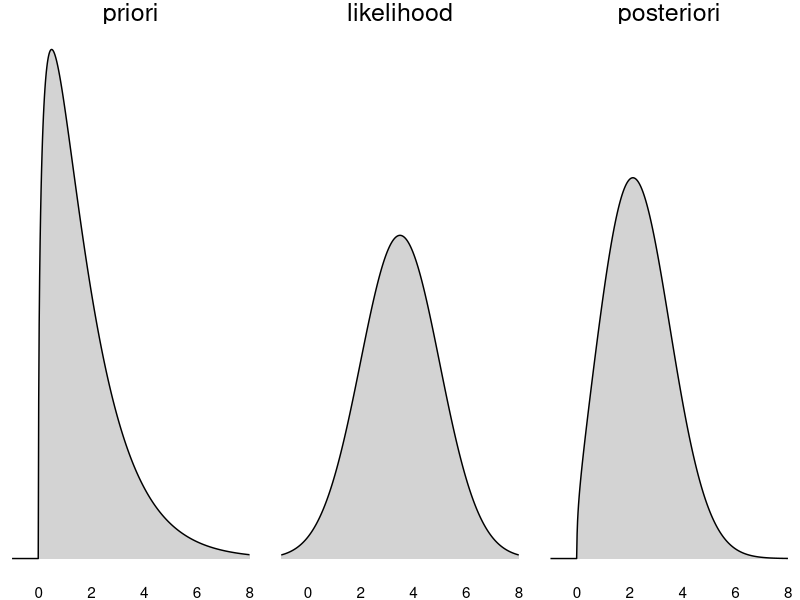
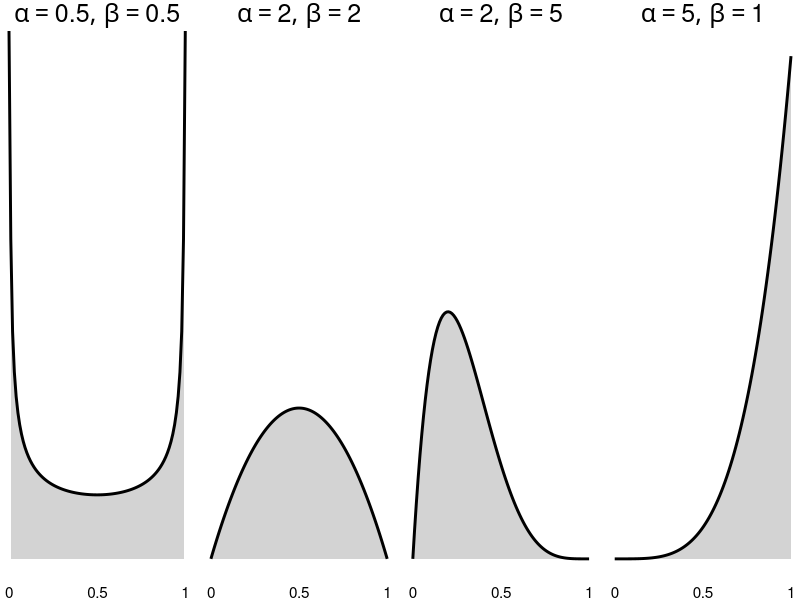
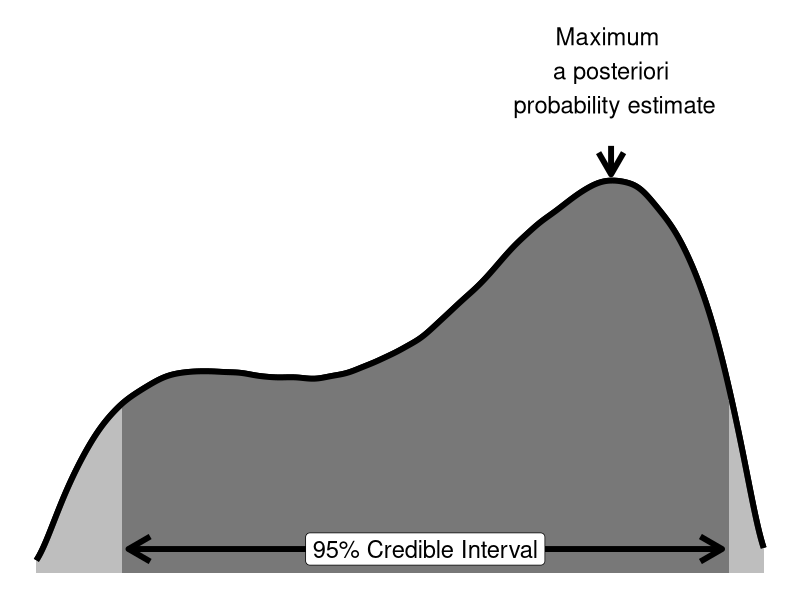

Generate these figures, in order, with R:
## ---- chunk 1
library(ggplot2)
library(tidyr)

x = seq(from = -1, to = 8, length.out = 500)
prior_d = approxfun(x, dgamma(x, shape = 1.4, rate = 0.8))
likelihood_d = approxfun(x, dnorm(x, mean = 3.5, sd = 1.5))

posterior_d = function(x) {
  prior_d(x) * likelihood_d(x) 
}

auc = sum(diff(x)[1] * posterior_d(x))
posterior = function(x) {posterior_d(x) / auc}

dat = data.frame(priori = prior_d(x), likelihood = likelihood_d(x), posteriori = posterior(x), x = x)
densities = c("priori", "likelihood", "posteriori")
dat = pivot_longer(dat, cols = all_of(densities))
dat$name = factor(dat$name, levels = densities)

ggplot(dat, aes(x = x, y = value)) +
  geom_area(size = 1.1, fill = "lightgrey") +
  geom_line() +
  #coord_fixed(ratio = 20) +
  facet_grid(. ~ name) +
  theme_void() + 
 theme(axis.text.x = element_text(),
      strip.text.x = element_text(size = 18))
## ---- chunk 2
library("ggplot2")
n = 100000
x = seq(from = 0, to = 1, length.out = 100)
#datbeta1 = data.frame(x = x, y = dbeta(x, shape1 = 2, shape2 = 5), dist = Encoding("\u03B1 = 2, \u03B2 = 5"))
datbeta1 = data.frame(x = x, y = dbeta(x, shape1 = 2, shape2 = 5), dist = "list(alpha==2,beta==5)")
# intuition for alpha = beta = 0.5: https://stats.stackexchange.com/questions/362728/whats-the-intuition-for-a-beta-distribution-with-alpha-and-or-beta-less-than
datbeta2 = data.frame(x = x, y = dbeta(x, shape1 = 0.5, shape2 = 0.5), dist = "list(alpha==0.5,beta==0.5)")
datbeta3 = data.frame(x = x, y = dbeta(x, shape1 = 5, shape2 = 1), dist = "list(alpha==5,beta==1)")
datbeta4 = data.frame(x = x, y = dbeta(x, shape1 = 2, shape2 = 2), dist = "list(alpha==2,beta==2)")
 
datbeta = rbind(datbeta1, datbeta2, datbeta3, datbeta4)

ggplot(datbeta, aes(x = x, y = y)) +
geom_area(fill = "lightgrey") +
geom_line(size = 1) +
facet_wrap(. ~ dist, ncol = 4, labeller = label_parsed) + 
scale_x_continuous(breaks = c(0, 0.5, 1), labels = c("0", "0.5", "1")) +
theme_void() +
theme(axis.text.x = element_text(),
      strip.text.x = element_text(size = 18))
## ---- chunk 3
library("ggplot2")
set.seed(2)
n = 1000000
datbeta = data.frame(x = c(rbeta(n/2, shape1 = 2, shape2 = 5), rbeta(n, shape1 = 5, shape2 = 2)))

qs = cumsum(datbeta$x) / sum(datbeta$x)

lower = max(sort(datbeta$x)[qs < 0.025])
upper = min(sort(datbeta$x)[qs > 0.975])

dd = density(datbeta$x)
dd = data.frame(x = dd$x, dens = dd$y)
dd = dd[(dd$x > lower) & (dd$x < upper), ]


ggplot(datbeta, aes(x = x)) +
geom_density(fill = "grey", size = 2) +
geom_area(aes(x = x, y = dens), data = dd) +
annotate(x = 0.79, y = 2.3, geom = "text", label = "Maximum \n a posteriori \n probability estimate", size = 6, vjust = 1) +
annotate(x = 0.79, y = 1.8, xend = 0.79, yend = 1.68, geom = "segment", arrow = arrow(), size = 2) + 
geom_density(fill = "grey", size = 2, trim = TRUE, alpha = 0.5)  +
annotate(x = lower + 0.01, y = 0.1, xend = upper - 0.01, yend = 0.1, geom = "segment", arrow = arrow(ends = "both"), size = 2) + 
annotate(x = mean(c(lower, upper)), y = 0.1, geom = "label", label = "95% Credible Interval", size = 6) + 
theme_void()
